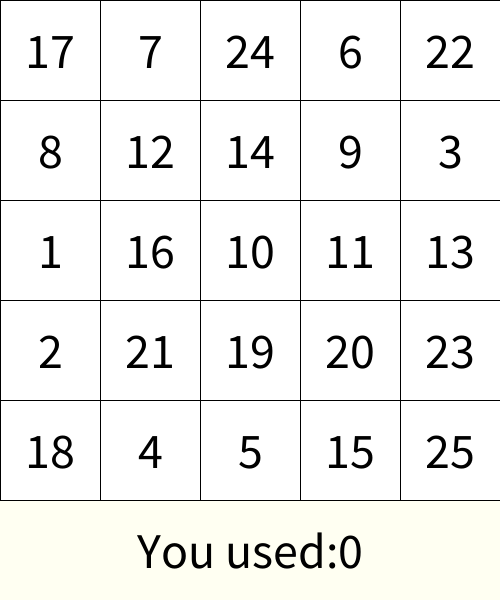
Frame 1 (no input)
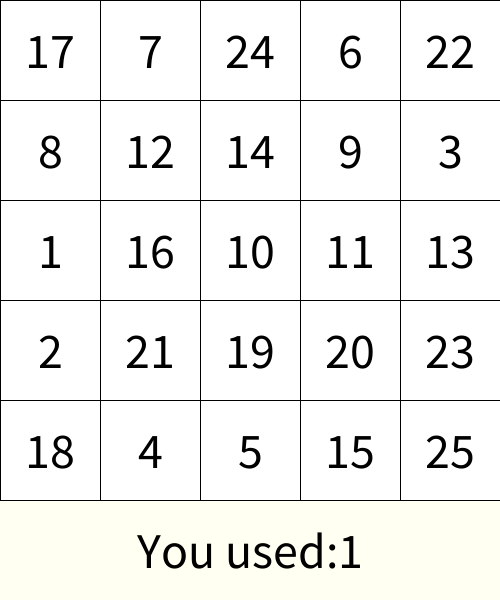
Frame 60 (the mouse pressed at the canvas centre just before this capture)
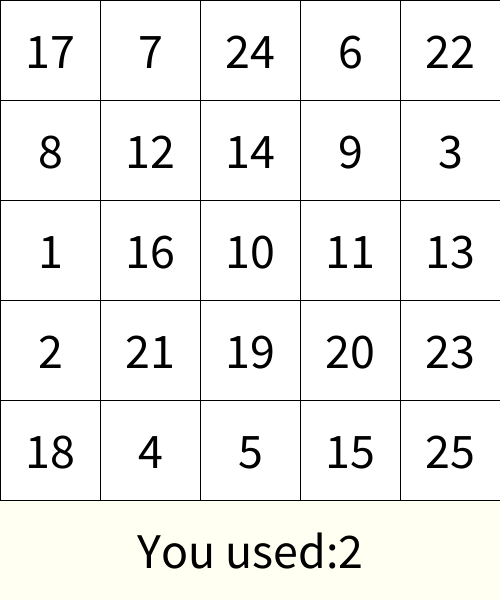
Frame 120 (the mouse held since frame 60 and released just before this capture)

The Processing sketch that drew these frames (run headless with seeded random() and noise(); from frame 60 on, the mouse is pressed at the canvas centre):

// Processing sketch: week06_7_schulte_table07_millis
// ── week06_7_schulte_table07_millis.pde
//week06_7_schulte_table07_millis
int []used=new int[26];//0...25 共26個
int [][]table=new int[5][5];//java的陣列宣告
void setup(){
  size(500,600);
  textSize(50);
  textAlign(CENTER,CENTER);
  for(int i=0;i<5;i++){
    for(int j=0;j<5;j++){
      int now =  int(random(1,26));
      while(used[now]==1) now = int(random(1,26));
      table[i][j] = now;
      used[now] = 1;
    }
  }
}
int [][]pressed = new int [5][5];
void draw(){
  background(#FFFFF2);
  for(int i =0;i<5;i++){
    for(int j=0;j<5;j++){
      if(pressed[i][j]==1)fill(128);
      else fill(255);
      rect(j*100,i*100,100,100);
      fill(0);text(""+table[i][j],50+j*100,50+i*100);
    }
  }
  text("You used:"+millis()/1000,250,550);
}
int want=1;
void mousePressed(){
  int i = mouseY/100,j=mouseX/100;
  if(table[i][j]==want){
    pressed[i][j] = 1;
    want++;
  }
}
